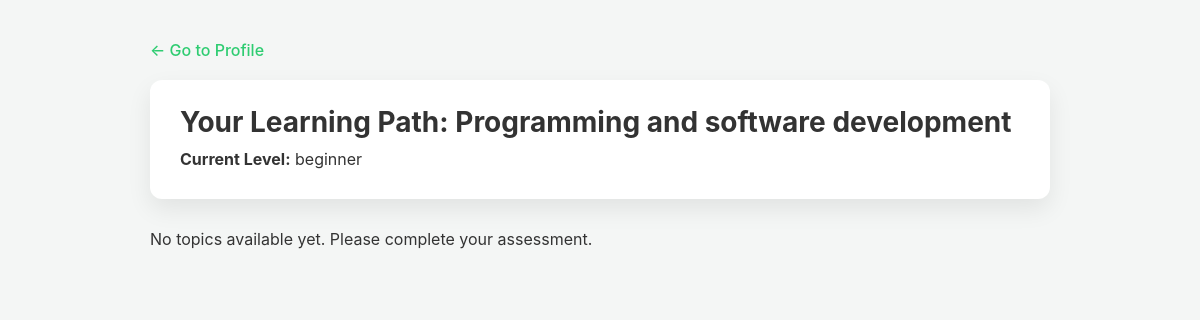
The page /topics/ (signed in) on the database as committed earlier.
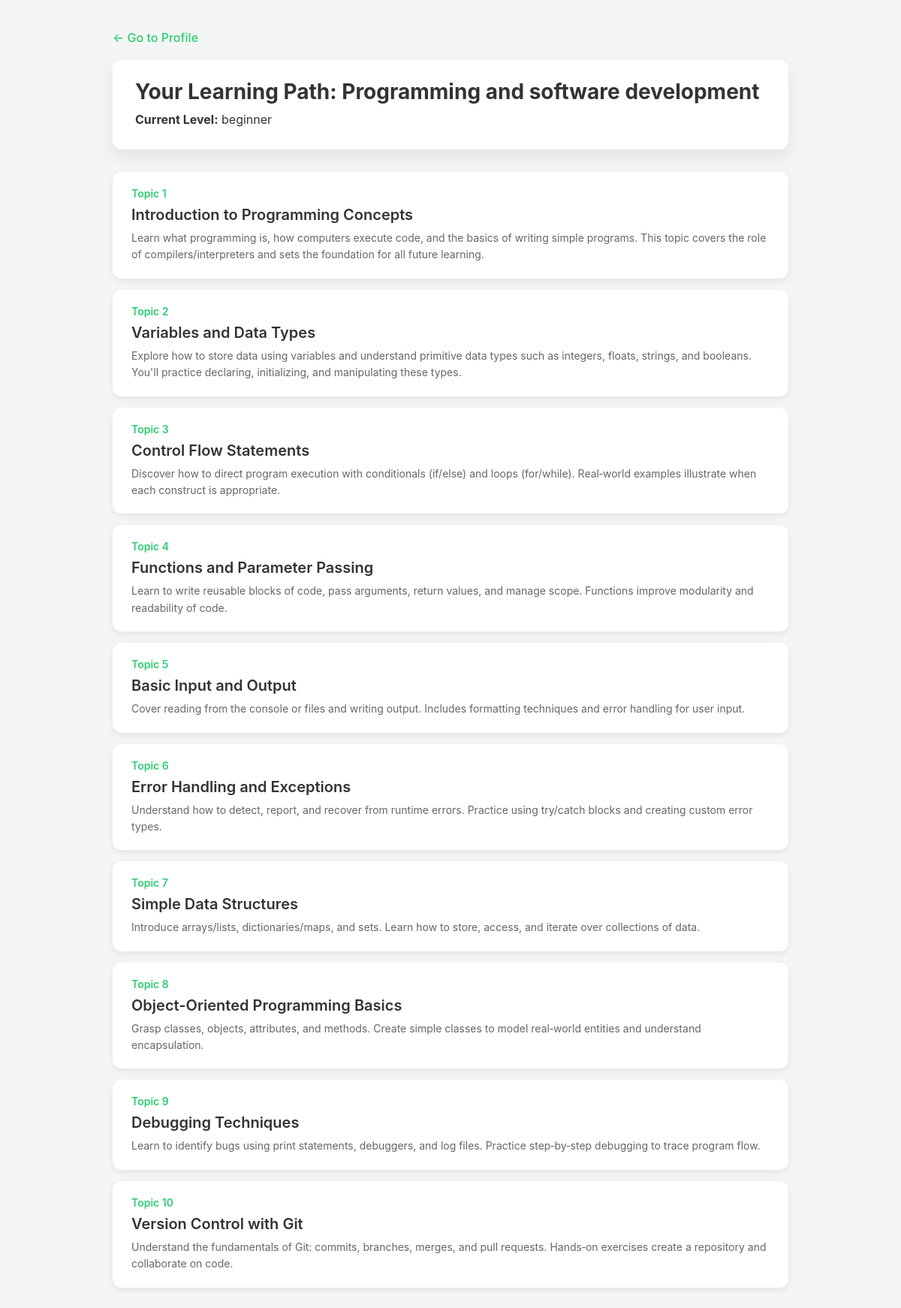
The same page on the database as committed later.
### lessons/models.py (models this page shows, shortened)
class Topic (models.Model):
    subject = models.CharField(max_length= 50, choices=SUBJECT_CHOICES)
    difficulty_level = models.CharField(max_length=50, choices=DIFFICULTY_CHOICES)
    topic_name = models.CharField(max_length=50)
    description = models.TextField()
    order = models.IntegerField(help_text='Order within the difficulty level')
    created_at = models.DateTimeField(auto_now_add=True)
    class Meta:
        ordering = ['difficulty_level', 'order']
        unique_together = ['subject', 'difficulty_level', 'order']

### lessons/views.py (the view)
# urls.py: path('topics/', views.topic_list_view, name='topic_list' ),
@login_required
def topic_list_view(request):
    profile = request.user.learningprofile
    chosen_subject = profile.chosen_subject
    difficulty_level = profile.difficulty_level
    topics = Topic.objects.filter(
        subject = chosen_subject,
        difficulty_level = difficulty_level
    ).order_by('order')
    print("Profile subject:", profile.chosen_subject)
    print("Profile difficulty:", profile.difficulty_level)
    return render(request, 'topic_list.html', {'profile' : profile, 'topics': topics})

### lessons/templates/topic_list.html (shortened to what this page needs)
<!DOCTYPE html>
<html lang="en">
  <head>
  </head>
  <body>
    <div class="container">
      <a href="{% url 'profile_page' %}" class="back-link">← Go to Profile</a>
      <div class="header">
        <h1>Your Learning Path: {{ profile.get_chosen_subject_display }}</h1>
        <p><strong>Current Level:</strong> {{ profile.difficulty_level }}</p>
      </div>
      {% if topics %} {% for topic in topics %}
      <a href="{% url 'topic_detail' topic.id %}">
        <div class="topic-card">
          <div class="topic-number">Topic {{ topic.order }}</div>
          <div class="topic-title">{{ topic.topic_name }}</div>
          <div class="topic-description">{{ topic.description }}</div>
        </div>
      </a>
      {% endfor %} {% else %}
      <p>No topics available yet. Please complete your assessment.</p>
      {% endif %}
    </div>
  </body>
</html>

Rows that differ between the two databases and show on the page:
added Topic: order "1", topic_name "Introduction to Programming Concepts", description "Learn what programming is, how computers execute code, and the basics of writing simple programs. This topic covers the role of compilers/interpreters and sets the foundation for all future learning."
added Topic: order "2", topic_name "Variables and Data Types", description "Explore how to store data using variables and understand primitive data types such as integers, floats, strings, and booleans. You'll practice declaring, initializing, and manipulating these types."
added Topic: order "3", topic_name "Control Flow Statements", description "Discover how to direct program execution with conditionals (if/else) and loops (for/while). Real‑world examples illustrate when each construct is appropriate."
added Topic: order "4", topic_name "Functions and Parameter Passing", description "Learn to write reusable blocks of code, pass arguments, return values, and manage scope. Functions improve modularity and readability of code."
added Topic: order "5", topic_name "Basic Input and Output", description "Cover reading from the console or files and writing output. Includes formatting techniques and error handling for user input."
added Topic: order "6", topic_name "Error Handling and Exceptions", description "Understand how to detect, report, and recover from runtime errors. Practice using try/catch blocks and creating custom error types."
added Topic: order "7", topic_name "Simple Data Structures", description "Introduce arrays/lists, dictionaries/maps, and sets. Learn how to store, access, and iterate over collections of data."
added Topic: order "8", topic_name "Object-Oriented Programming Basics", description "Grasp classes, objects, attributes, and methods. Create simple classes to model real‑world entities and understand encapsulation."
added Topic: order "9", topic_name "Debugging Techniques", description "Learn to identify bugs using print statements, debuggers, and log files. Practice step‑by‑step debugging to trace program flow."
added Topic: order "10", topic_name "Version Control with Git", description "Understand the fundamentals of Git: commits, branches, merges, and pull requests. Hands‑on exercises create a repository and collaborate on code."
Other text that changed with them:
text no longer shown: "No topics available yet. Please complete your assessment."
